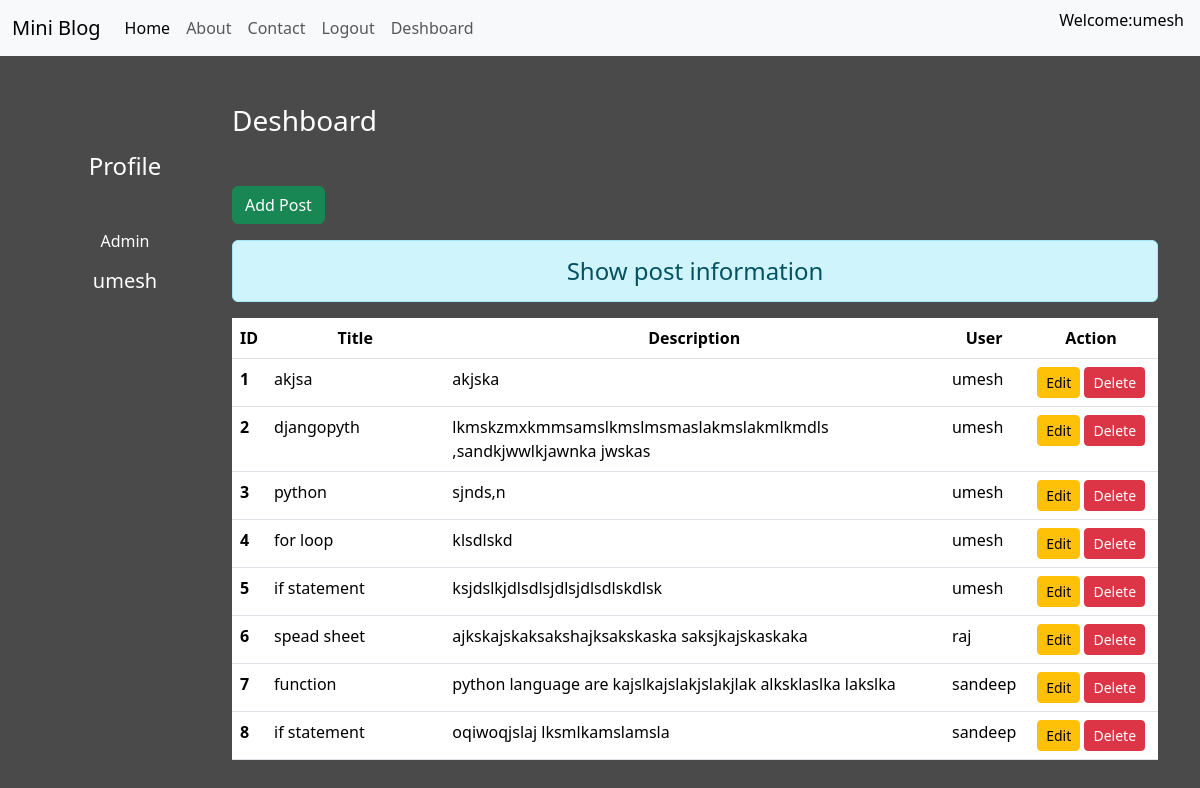
/deshboard/ (signed in), run on the app's committed database.
### app/models.py (models this page shows)
class BlogPost(models.Model):
    username=models.CharField(max_length=50)
    title=models.CharField(max_length=150)
    desc=models.TextField()

### app/views.py (the view, shortened to what this page needs)
# urls.py: path('deshboard/',views.Deshboard,name='deshboard'),
def Deshboard(request):
    if request.user.is_authenticated:
        usr1=User.objects.filter(is_staff=True,username=request.user)
        if usr1:
            data=BlogPost.objects.all()
            user=request.user
            fullname=user.get_full_name()
            gps=user.groups.all()
            print("yes",usr1)
            param={'data':data,
                'fullname':fullname,
                'gps':gps,
                'usr':user}
        return render(request,'app/deshboard.html',param)
    else:
        return redirect('/login/')

### app/templates/app/deshboard.html (shortened to what this page needs)
{%extends 'app/base.html'%}
{%load static%}
{%block side%}
<div class="col-sm-2 text-white  text-center my-5" >
    <h4 class="my-5">Profile</h4>
    {%for gp in gps%}
    <p>{{gp.name}}</p>
    {%endfor%}
    <h5>{{usr}}{{fullname}}</h5>
</div>
{%endblock%}
{%block content%}
<div class="col-sm-10">
    <h3 class="text-white my-5">Deshboard</h3>
    <a href="{%url 'addpost'%}" class="btn btn-success">Add Post</a>
    <h4 class="text-center alert alert-info mt-3">Show post information</h4>
    {%if data%}
    <table class="table table-hover bg-white">
        <thead>
            <tr class="text-center">
                <th scope="col" style="width: 2%">ID</th>
                <th scope="col" style="width: 20%">Title</th>
                <th scope="col" style="width: 55%">Description</th>
                {%if perms.app.delete_blog_post%}
                <th scope="col" style="width: 3%">User</th>
                {%endif%}
                <th scope="col" style="width: 15%">Action</th>
            </tr>
        </thead>
    <tbody>
            {%for dt in data%}
            <tr>
                <th scope="row">{{dt.id}}</th>
                <td>{{dt.title}}</td>
                <td>{{dt.desc}}</td>
                {%if perms.app.delete_blog_post%}
                <td>{{dt.username}}</td>
                {%endif%}
                <td class="text-center">
                    <a href="{%url 'update' dt.id %}" class="btn btn-warning btn-sm">Edit</a>
                    {%if perms.app.delete_blog_post %}
                    <form action="{%url 'delete' dt.id%}" method="post" class="d-inline">
                        <input type="submit" class="btn btn-danger btn-sm" value="Delete">
                    </form>
                    {%endif%}
                </td>
            </tr>
            {%endfor%}
        </tbody>
    </table>
    {%else%}
    <h4 class="text-center alert alert-warning">No Record</h4>
    {%endif%}
</div>
{%endblock%}

### app/templates/app/nav.html (shortened to what this page needs)
<nav class="navbar navbar-expand-lg bg-body-tertiary">
    <div class="container-fluid">
      <a class="navbar-brand" href="#">Mini Blog</a>
      <div class="collapse navbar-collapse" id="navbarNav">
        <ul class="navbar-nav">
          <li class="nav-item">
            <a class="nav-link active" aria-current="page" href="/">Home</a>
          </li>
          <li class="nav-item">
            <a class="nav-link" href="{%url 'about'%}">About</a>
          </li>
          <li class="nav-item">
            <a class="nav-link" href="{%url 'contact'%}">Contact</a>
          </li>
          {% if not request.user.is_authenticated%}
          <li class="nav-item">
            <a class="nav-link" href="{%url 'signup'%}">Signup</a>
          </li>
          <li class="nav-item">
            <a class="nav-link" href="{%url 'login'%}">Login</a>
          </li>
          {%else%}
          <li class="nav-item">
            <a class="nav-link" href="{%url 'logout'%}">Logout</a>
          </li>
          <li class="nav-item">
            <a class="nav-link" href="{%url 'deshboard'%}">Deshboard</a>
          </li>
          {%endif%}
        </ul>
      </div>
    </div>
    {% if user.is_authenticated %}
    <p class="text-black mx-3">Welcome:{{ user.username }}</p>
    {% endif %}
  </nav>

### app/templates/app/base.html (style rules this page uses)
body { background-color:rgb(75,74,74); color: antiquewhite; }

### data on the page
BlogPost: id "1", title "akjsa", desc "akjska", username "umesh"
BlogPost: id "2", title "djangopyth", desc "lkmskzmxkmmsamslkmslmsmaslakmslakmlkmdls ,sandkjwwlkjawnka jwskas", username "umesh"
BlogPost: id "3", title "python", desc "sjnds,n", username "umesh"
BlogPost: id "4", title "for loop", desc "klsdlskd", username "umesh"
BlogPost: id "5", title "if statement", desc "ksjdslkjdlsdlsjdlsjdlsdlskdlsk", username "umesh"
BlogPost: id "6", title "spead sheet", desc "ajkskajskaksakshajksakskaska saksjkajskaskaka", username "raj"
BlogPost: id "7", title "function", desc "python language are kajslkajslakjslakjlak alksklaslka lakslka", username "sandeep"
BlogPost: id "8", title "if statement", desc "oqiwoqjslaj lksmlkamslamsla", username "sandeep"

### other printed values
{{ user.username }} "umesh"
{{ gp.name }} "Admin"
{{ usr }} "umesh"
